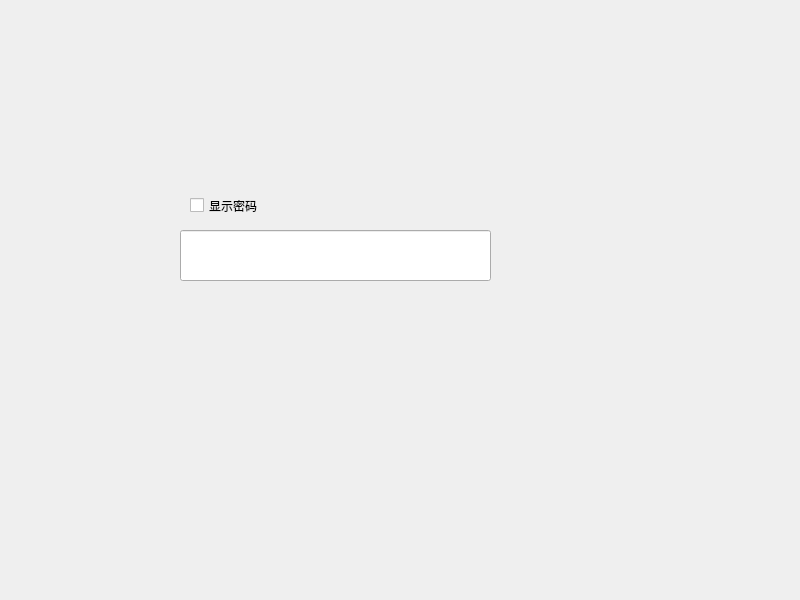
<?xml version="1.0" encoding="UTF-8"?>
<ui version="4.0">
 <class>Widget</class>
 <widget class="QWidget" name="Widget">
  <property name="geometry">
   <rect>
    <x>0</x>
    <y>0</y>
    <width>800</width>
    <height>600</height>
   </rect>
  </property>
  <property name="windowTitle">
   <string>Widget</string>
  </property>
  <widget class="QCheckBox" name="checkBox">
   <property name="geometry">
    <rect>
     <x>190</x>
     <y>190</y>
     <width>161</width>
     <height>31</height>
    </rect>
   </property>
   <property name="text">
    <string>显示密码</string>
   </property>
  </widget>
  <widget class="QLineEdit" name="lineEdit">
   <property name="geometry">
    <rect>
     <x>180</x>
     <y>230</y>
     <width>311</width>
     <height>51</height>
    </rect>
   </property>
  </widget>
 </widget>
 <resources/>
 <connections/>
</ui>
